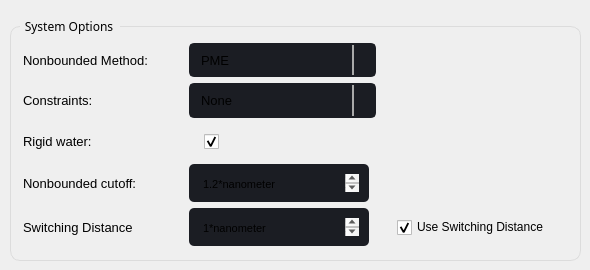
                            <widget class="QWidget" name="tab_3">
                             <attribute name="title">
                              <string>System</string>
                             </attribute>
                             <widget class="QGroupBox" name="groupBox_7">
                              <property name="geometry">
                               <rect>
                                <x>10</x>
                                <y>10</y>
                                <width>571</width>
                                <height>251</height>
                               </rect>
                              </property>
                              <property name="font">
                               <font>
                                <family>Segoe UI Semibold</family>
                               </font>
                              </property>
                              <property name="styleSheet">
                               <string notr="true">QGroupBox {
  
  border: 1px solid rgb(220, 220, 220);
  border-radius: 10px;
  padding: 4px;
  margin-top: 16px;
}

QGroupBox::title {
  subcontrol-origin: margin;
  subcontrol-position: top left;
  left: 10px;
  padding-left: 3px;
  padding-right: 5px;
  padding-top: 8px;
  padding-bottom: 16px;
}

QGroupBox::indicator {
  margin-left: 2px;
  height: 16px;
  width: 16px;
}</string>
                              </property>
                              <property name="title">
                               <string>System Options</string>
                              </property>
                              <widget class="QWidget" name="formLayoutWidget_2">
                               <property name="geometry">
                                <rect>
                                 <x>10</x>
                                 <y>29</y>
                                 <width>551</width>
                                 <height>211</height>
                                </rect>
                               </property>
                               <layout class="QGridLayout" name="gridLayout_5">
                                <property name="leftMargin">
                                 <number>3</number>
                                </property>
                                <property name="topMargin">
                                 <number>4</number>
                                </property>
                                <property name="rightMargin">
                                 <number>3</number>
                                </property>
                                <property name="bottomMargin">
                                 <number>4</number>
                                </property>
                                <item row="1" column="1">
                                 <widget class="QComboBox" name="system_constraints_comboBox">
                                  <property name="sizePolicy">
                                   <sizepolicy hsizetype="Expanding" vsizetype="Expanding">
                                    <horstretch>0</horstretch>
                                    <verstretch>0</verstretch>
                                   </sizepolicy>
                                  </property>
                                  <property name="font">
                                   <font>
                                    <family>Segoe UI</family>
                                    <pointsize>10</pointsize>
                                   </font>
                                  </property>
                                  <property name="styleSheet">
                                   <string notr="true">QComboBox {
	background-color: rgb(27, 29, 35);
	border-radius: 5px;
	border: 2px solid rgb(27, 29, 35);
    padding: 1px 18px 1px 3px;
	padding-left: 10px;
    min-width: 6em;
}
QComboBox:hover{
	border: 2px solid rgb(64, 71, 88);
}

QComboBox QAbstractItemView{
	
	selection-background-color: rgb(200, 5, 100);
	

}

QComboBox:editable {

	background: rgb(0, 180, 95);
}

QComboBox:on { /* shift the text when the popup opens */
    padding-top: 3px;
    padding-left: 4px;
	text-align: center;
}



QComboBox:on { /* shift the text when the popup opens */
    padding-top: 2px;
    padding-left: 3px;
}

QComboBox::drop-down {
    subcontrol-origin: padding;
    subcontrol-position: top right;
    width: 20px;

    border-left-width: 2px;
    border-left-color: darkgray;
    border-left-style: solid; /* just a single line */
    border-top-right-radius: 3px; /* same radius as the QComboBox */
    border-bottom-right-radius: 3px;
}

QComboBox::down-arrow {
image: url(:/16x16/icons/16x16/cil-arrow-bottom.png);
}

QComboBox::down-arrow:on { /* shift the arrow when popup is open */
    top: 1px;
    left: 1px;
}

</string>
                                  </property>
                                  <item>
                                   <property name="text">
                                    <string>None</string>
                                   </property>
                                  </item>
                                  <item>
                                   <property name="text">
                                    <string>HBonds</string>
                                   </property>
                                  </item>
                                  <item>
                                   <property name="text">
                                    <string>HAngles</string>
                                   </property>
                                  </item>
                                  <item>
                                   <property name="text">
                                    <string>AllBonds</string>
                                   </property>
                                  </item>
                                 </widget>
                                </item>
                                <item row="2" column="1">
                                 <widget class="QCheckBox" name="rigid_water_checkBox">
                                  <property name="enabled">
                                   <bool>true</bool>
                                  </property>
                                  <property name="sizePolicy">
                                   <sizepolicy hsizetype="Expanding" vsizetype="Expanding">
                                    <horstretch>0</horstretch>
                                    <verstretch>0</verstretch>
                                   </sizepolicy>
                                  </property>
                                  <property name="styleSheet">
                                   <string notr="true">QCheckBox {
    spacing: 5px;
	margin-left: 15px;
}

QCheckBox::indicator {
    width: 15px;
    height: 15px;
}

QCheckBox::indicator:unchecked {
border-image: url(:/16x16/icons/16x16/cil-circle.png);

}


QCheckBox::indicator:checked {
	border-image: url(:/20x20/icons/20x20/cil-check.png);
}


</string>
                                  </property>
                                  <property name="text">
                                   <string/>
                                  </property>
                                  <property name="checked">
                                   <bool>true</bool>
                                  </property>
                                  <property name="tristate">
                                   <bool>false</bool>
                                  </property>
                                 </widget>
                                </item>
                                <item row="2" column="0">
                                 <widget class="QLabel" name="label_17">
                                  <property name="sizePolicy">
                                   <sizepolicy hsizetype="Expanding" vsizetype="Expanding">
                                    <horstretch>0</horstretch>
                                    <verstretch>0</verstretch>
                                   </sizepolicy>
                                  </property>
                                  <property name="maximumSize">
                                   <size>
                                    <width>160</width>
                                    <height>16777215</height>
                                   </size>
                                  </property>
                                  <property name="font">
                                   <font>
                                    <family>Segoe UI</family>
                                    <pointsize>10</pointsize>
                                   </font>
                                  </property>
                                  <property name="text">
                                   <string>Rigid water: </string>
                                  </property>
                                 </widget>
                                </item>
                                <item row="3" column="0">
                                 <widget class="QLabel" name="label_18">
                                  <property name="sizePolicy">
                                   <sizepolicy hsizetype="Expanding" vsizetype="Expanding">
                                    <horstretch>0</horstretch>
                                    <verstretch>0</verstretch>
                                   </sizepolicy>
                                  </property>
                                  <property name="maximumSize">
                                   <size>
                                    <width>160</width>
                                    <height>16777215</height>
                                   </size>
                                  </property>
                                  <property name="font">
                                   <font>
                                    <family>Segoe UI</family>
                                    <pointsize>10</pointsize>
                                   </font>
                                  </property>
                                  <property name="text">
                                   <string>Nonbounded cutoff: </string>
                                  </property>
                                 </widget>
                                </item>
                                <item row="0" column="0">
                                 <widget class="QLabel" name="label_15">
                                  <property name="sizePolicy">
                                   <sizepolicy hsizetype="Expanding" vsizetype="Expanding">
                                    <horstretch>0</horstretch>
                                    <verstretch>0</verstretch>
                                   </sizepolicy>
                                  </property>
                                  <property name="maximumSize">
                                   <size>
                                    <width>160</width>
                                    <height>16777215</height>
                                   </size>
                                  </property>
                                  <property name="font">
                                   <font>
                                    <family>Segoe UI</family>
                                    <pointsize>10</pointsize>
                                   </font>
                                  </property>
                                  <property name="text">
                                   <string>Nonbounded Method: </string>
                                  </property>
                                 </widget>
                                </item>
                                <item row="1" column="0">
                                 <widget class="QLabel" name="label_16">
                                  <property name="sizePolicy">
                                   <sizepolicy hsizetype="Expanding" vsizetype="Expanding">
                                    <horstretch>0</horstretch>
                                    <verstretch>0</verstretch>
                                   </sizepolicy>
                                  </property>
                                  <property name="maximumSize">
                                   <size>
                                    <width>160</width>
                                    <height>16777215</height>
                                   </size>
                                  </property>
                                  <property name="font">
                                   <font>
                                    <family>Segoe UI</family>
                                    <pointsize>10</pointsize>
                                   </font>
                                  </property>
                                  <property name="text">
                                   <string>Constraints: </string>
                                  </property>
                                 </widget>
                                </item>
                                <item row="3" column="1">
                                 <widget class="QTextEdit" name="nonbounded_CutOff_textEdit">
                                  <property name="minimumSize">
                                   <size>
                                    <width>175</width>
                                    <height>38</height>
                                   </size>
                                  </property>
                                  <property name="maximumSize">
                                   <size>
                                    <width>180</width>
                                    <height>38</height>
                                   </size>
                                  </property>
                                  <property name="font">
                                   <font>
                                    <family>Segoe UI</family>
                                    <pointsize>10</pointsize>
                                   </font>
                                  </property>
                                  <property name="styleSheet">
                                   <string notr="true">QTextEdit {
	background-color: rgb(27, 29, 35);
	border-radius: 5px;
	padding: 10px;
}
QTextEdit:hover {
	border: 2px solid rgb(64, 71, 88);
}
QTextEdit:focus {
	border: 2px solid rgb(91, 101, 124);
}</string>
                                  </property>
                                  <property name="html">
                                   <string>&lt;!DOCTYPE HTML PUBLIC &quot;-//W3C//DTD HTML 4.0//EN&quot; &quot;http://www.w3.org/TR/REC-html40/strict.dtd&quot;&gt;
&lt;html&gt;&lt;head&gt;&lt;meta name=&quot;qrichtext&quot; content=&quot;1&quot; /&gt;&lt;style type=&quot;text/css&quot;&gt;
p, li { white-space: pre-wrap; }
&lt;/style&gt;&lt;/head&gt;&lt;body style=&quot; font-family:'Segoe UI'; font-size:10pt; font-weight:400; font-style:normal;&quot;&gt;
&lt;p style=&quot; margin-top:0px; margin-bottom:0px; margin-left:0px; margin-right:0px; -qt-block-indent:0; text-indent:0px;&quot;&gt;&lt;span style=&quot; font-family:'MS Shell Dlg 2'; font-size:8.25pt;&quot;&gt;1.2*nanometer&lt;/span&gt;&lt;/p&gt;&lt;/body&gt;&lt;/html&gt;</string>
                                  </property>
                                 </widget>
                                </item>
                                <item row="0" column="1">
                                 <widget class="QComboBox" name="nonBounded_Method_comboBox">
                                  <property name="sizePolicy">
                                   <sizepolicy hsizetype="Expanding" vsizetype="Expanding">
                                    <horstretch>0</horstretch>
                                    <verstretch>0</verstretch>
                                   </sizepolicy>
                                  </property>
                                  <property name="font">
                                   <font>
                                    <family>Segoe UI</family>
                                    <pointsize>10</pointsize>
                                   </font>
                                  </property>
                                  <property name="styleSheet">
                                   <string notr="true">QComboBox {
	background-color: rgb(27, 29, 35);
	border-radius: 5px;
	border: 2px solid rgb(27, 29, 35);
    padding: 1px 18px 1px 3px;
	padding-left: 10px;
    min-width: 6em;
}
QComboBox:hover{
	border: 2px solid rgb(64, 71, 88);
}

QComboBox QAbstractItemView{
	
	selection-background-color: rgb(200, 5, 100);
	

}

QComboBox:editable {

	background: rgb(0, 180, 95);
}

QComboBox:on { /* shift the text when the popup opens */
    padding-top: 3px;
    padding-left: 4px;
	text-align: center;
}



QComboBox:on { /* shift the text when the popup opens */
    padding-top: 2px;
    padding-left: 3px;
}

QComboBox::drop-down {
    subcontrol-origin: padding;
    subcontrol-position: top right;
    width: 20px;

    border-left-width: 2px;
    border-left-color: darkgray;
    border-left-style: solid; /* just a single line */
    border-top-right-radius: 3px; /* same radius as the QComboBox */
    border-bottom-right-radius: 3px;
}

QComboBox::down-arrow {
image: url(:/16x16/icons/16x16/cil-arrow-bottom.png);
}

QComboBox::down-arrow:on { /* shift the arrow when popup is open */
    top: 1px;
    left: 1px;
}

</string>
                                  </property>
                                  <item>
                                   <property name="text">
                                    <string>PME</string>
                                   </property>
                                  </item>
                                  <item>
                                   <property name="text">
                                    <string>NoCutoff</string>
                                   </property>
                                  </item>
                                  <item>
                                   <property name="text">
                                    <string>CutoffNonPeriodic</string>
                                   </property>
                                  </item>
                                  <item>
                                   <property name="text">
                                    <string>CutoffPeriodic</string>
                                   </property>
                                  </item>
                                  <item>
                                   <property name="text">
                                    <string>Ewald</string>
                                   </property>
                                  </item>
                                 </widget>
                                </item>
                                <item row="4" column="1">
                                 <widget class="QTextEdit" name="switching_distance_textEdit">
                                  <property name="minimumSize">
                                   <size>
                                    <width>0</width>
                                    <height>38</height>
                                   </size>
                                  </property>
                                  <property name="maximumSize">
                                   <size>
                                    <width>180</width>
                                    <height>38</height>
                                   </size>
                                  </property>
                                  <property name="font">
                                   <font>
                                    <family>Segoe UI</family>
                                    <pointsize>10</pointsize>
                                   </font>
                                  </property>
                                  <property name="styleSheet">
                                   <string notr="true">QTextEdit {
	background-color: rgb(27, 29, 35);
	border-radius: 5px;
	padding: 10px;
}
QTextEdit:hover {
	border: 2px solid rgb(64, 71, 88);
}
QTextEdit:focus {
	border: 2px solid rgb(91, 101, 124);
}</string>
                                  </property>
                                  <property name="html">
                                   <string>&lt;!DOCTYPE HTML PUBLIC &quot;-//W3C//DTD HTML 4.0//EN&quot; &quot;http://www.w3.org/TR/REC-html40/strict.dtd&quot;&gt;
&lt;html&gt;&lt;head&gt;&lt;meta name=&quot;qrichtext&quot; content=&quot;1&quot; /&gt;&lt;style type=&quot;text/css&quot;&gt;
p, li { white-space: pre-wrap; }
&lt;/style&gt;&lt;/head&gt;&lt;body style=&quot; font-family:'Segoe UI'; font-size:10pt; font-weight:400; font-style:normal;&quot;&gt;
&lt;p style=&quot; margin-top:0px; margin-bottom:0px; margin-left:0px; margin-right:0px; -qt-block-indent:0; text-indent:0px;&quot;&gt;&lt;span style=&quot; font-family:'MS Shell Dlg 2'; font-size:8.25pt;&quot;&gt;1*nanometer&lt;/span&gt;&lt;/p&gt;&lt;/body&gt;&lt;/html&gt;</string>
                                  </property>
                                 </widget>
                                </item>
                                <item row="4" column="0">
                                 <widget class="QLabel" name="label_45">
                                  <property name="sizePolicy">
                                   <sizepolicy hsizetype="Expanding" vsizetype="Expanding">
                                    <horstretch>0</horstretch>
                                    <verstretch>0</verstretch>
                                   </sizepolicy>
                                  </property>
                                  <property name="maximumSize">
                                   <size>
                                    <width>160</width>
                                    <height>16777215</height>
                                   </size>
                                  </property>
                                  <property name="font">
                                   <font>
                                    <family>Segoe UI</family>
                                    <pointsize>10</pointsize>
                                   </font>
                                  </property>
                                  <property name="text">
                                   <string>Switching Distance</string>
                                  </property>
                                 </widget>
                                </item>
                                <item row="4" column="2">
                                 <widget class="QCheckBox" name="use_switching_checkBox">
                                  <property name="enabled">
                                   <bool>true</bool>
                                  </property>
                                  <property name="sizePolicy">
                                   <sizepolicy hsizetype="Expanding" vsizetype="Expanding">
                                    <horstretch>0</horstretch>
                                    <verstretch>0</verstretch>
                                   </sizepolicy>
                                  </property>
                                  <property name="minimumSize">
                                   <size>
                                    <width>175</width>
                                    <height>0</height>
                                   </size>
                                  </property>
                                  <property name="styleSheet">
                                   <string notr="true">QCheckBox {
    spacing: 5px;
	margin-left: 15px;
}

QCheckBox::indicator {
    width: 15px;
    height: 15px;
}

QCheckBox::indicator:unchecked {
border-image: url(:/16x16/icons/16x16/cil-circle.png);

}


QCheckBox::indicator:checked {
	border-image: url(:/20x20/icons/20x20/cil-check.png);
}


</string>
                                  </property>
                                  <property name="text">
                                   <string>Use Switching Distance</string>
                                  </property>
                                  <property name="checked">
                                   <bool>true</bool>
                                  </property>
                                  <property name="tristate">
                                   <bool>false</bool>
                                  </property>
                                 </widget>
                                </item>
                               </layout>
                              </widget>
                             </widget>
                            </widget>
